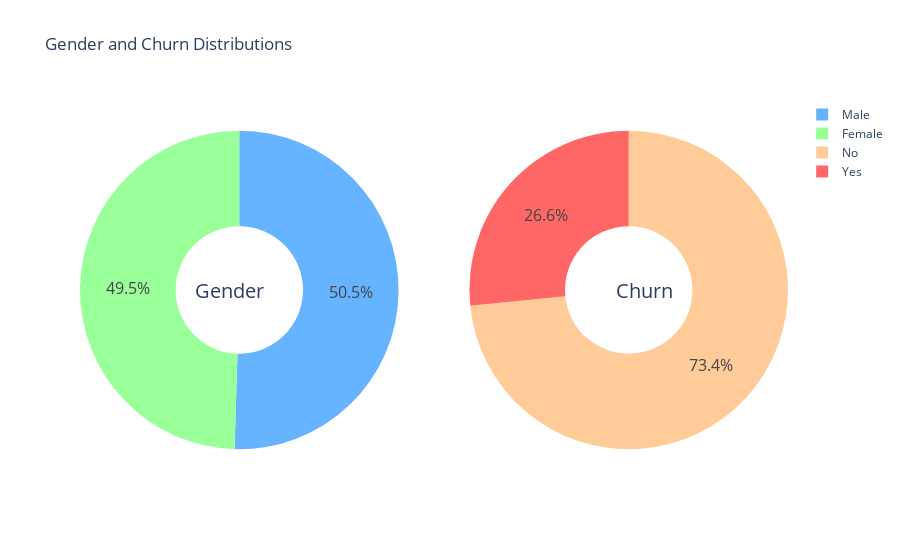

The cell this chart's notebook holds for it:
### Markdown cell above
<h1>Data Visualization</h1>

### Code cell
# Define labels for 'gender' and 'Churn'
gender_labels = ['Male', 'Female']
churn_labels = ['No', 'Yes']

# Define custom colors for 'gender' and 'Churn' Pie charts
gender_colors = ['#66b3ff', '#99ff99']
churn_colors = ['#ffcc99', '#ff6666']

# Create subplots: use 'domain' type for Pie subplot
fig = make_subplots(rows=1, cols=2, specs=[[{'type':'domain'}, {'type':'domain'}]])

# Add Pie chart for 'gender' to the subplot
fig.add_trace(go.Pie(labels=gender_labels, values=df['gender'].value_counts(), name="Gender", marker=dict(colors=gender_colors)), 1, 1)

# Add Pie chart for 'Churn' to the subplot
fig.add_trace(go.Pie(labels=churn_labels, values=df['Churn'].value_counts(), name="Churn", marker=dict(colors=churn_colors)), 1, 2)

# Use `hole` to create a donut-like pie chart
fig.update_traces(hole=.4, hoverinfo="label+percent+name", textfont_size=16)

# Update layout with title and annotations
fig.update_layout(
    title_text="Gender and Churn Distributions",
    # Add annotations in the center of the donut pies.
    annotations=[dict(text='Gender', x=0.16, y=0.5, font_size=20, showarrow=False),
                 dict(text='Churn', x=0.84, y=0.5, font_size=20, showarrow=False)])

# Show the figure
fig.show()

### Figure 1 — Plotly figure (JSON) as saved in the notebook; plotly's stock layout.template omitted (floating-point values rounded to 4 significant figures)
{"data": [{"domain": {"x": [0, 0.45], "y": [0, 1]}, "hole": 0.4, "hoverinfo": "label+percent+name", "labels": ["Male", "Female"], "marker": {"colors": ["#66b3ff", "#99ff99"]}, "name": "Gender", "textfont": {"size": 16}, "type": "pie", "values": [3549, 3483]}, {"domain": {"x": [0.55, 1], "y": [0, 1]}, "hole": 0.4, "hoverinfo": "label+percent+name", "labels": ["No", "Yes"], "marker": {"colors": ["#ffcc99", "#ff6666"]}, "name": "Churn", "textfont": {"size": 16}, "type": "pie", "values": [5163, 1869]}], "layout": {"annotations": [{"font": {"size": 20}, "showarrow": false, "text": "Gender", "x": 0.16, "y": 0.5}, {"font": {"size": 20}, "showarrow": false, "text": "Churn", "x": 0.84, "y": 0.5}], "autosize": true, "title": {"text": "Gender and Churn Distributions"}}}
